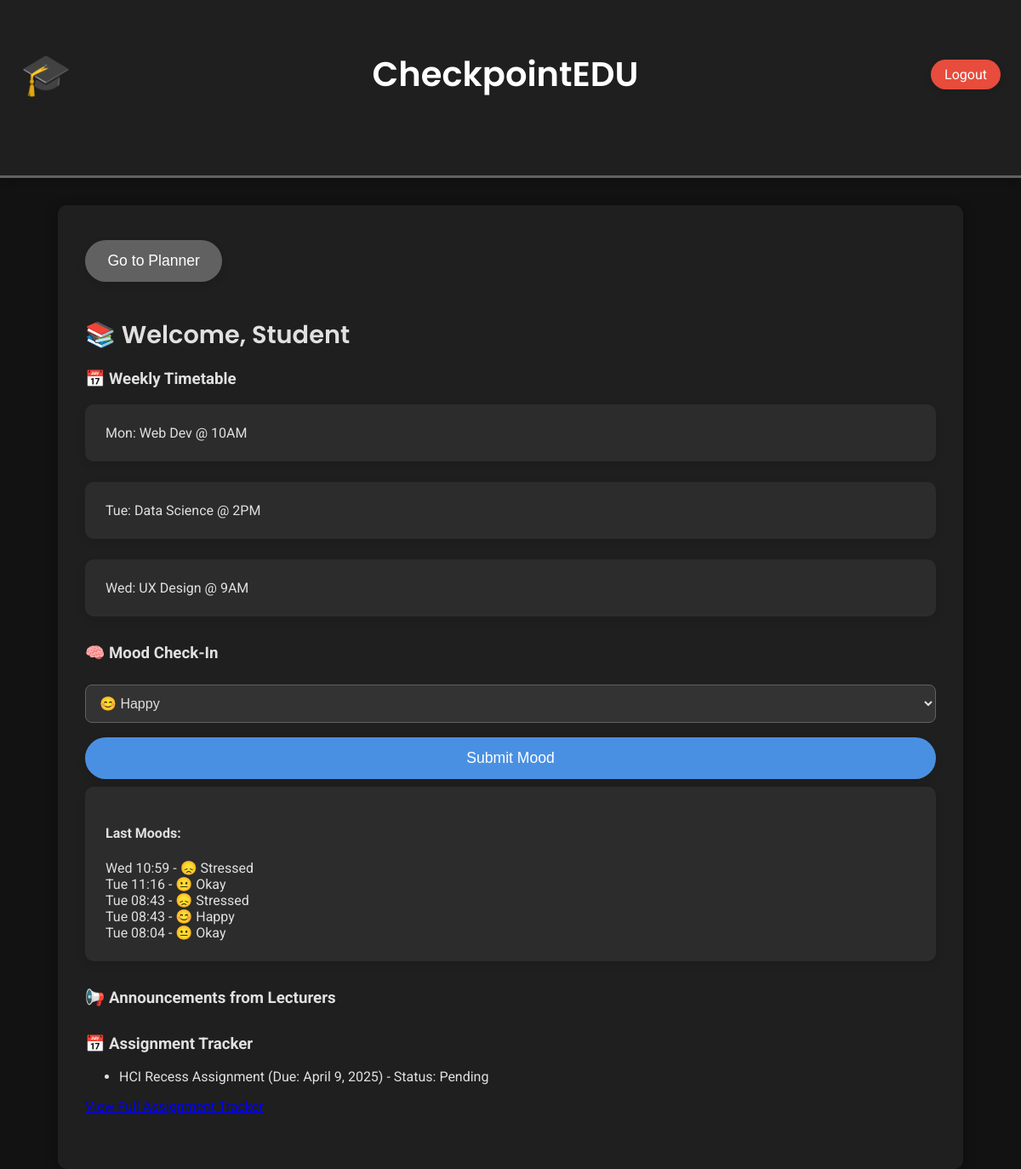
/student_dashboard/ (signed in), run on the app's committed database.
### statboost/models.py (models this page shows, shortened)
class Mood(models.Model):
    user = models.ForeignKey(User, on_delete=models.CASCADE)
    mood = models.CharField(max_length=100)
    date = models.DateTimeField(auto_now_add=True)

class Assignment(models.Model):
    user = models.ForeignKey(User, on_delete=models.CASCADE)
    title = models.CharField(max_length=200)
    description = models.TextField()
    due_date = models.DateField()
    completed = models.BooleanField(default=False)

### statboost/views.py (the view)
# urls.py: path('student_dashboard/', views.student_dashboard, name='student_dashboard'),
@login_required
def student_dashboard(request):
    assignments = Assignment.objects.filter(user=request.user)
    moods = Mood.objects.filter(user=request.user).order_by('-date')[:5]
    announcements = Announcement.objects.all().order_by('-date')[:5]  # Students see all announcements
    return render(request, 'student_dashboard.html', {
        'assignments': assignments,
        'moods': moods,
        'announcements': announcements
    })

### statboost/templates/student_dashboard.html (shortened to what this page needs)
{% extends 'base.html' %}
{% block content %}
<div class="header">
    <a href="{% url 'planner' %}">
        <button class="btn-go-planner">Go to Planner</button>
    </a>
</div>
<h2>📚 Welcome, Student</h2>
<div class="section">
    <h3>📅 Weekly Timetable</h3>
    <div class="card">Mon: Web Dev @ 10AM</div>
    <div class="card">Tue: Data Science @ 2PM</div>
    <div class="card">Wed: UX Design @ 9AM</div>
</div>
<div class="section">
    <h3>🧠 Mood Check-In</h3>
    <form method="POST" action="/submit-mood/">
        <select name="mood">
            <option>😊 Happy</option>
        </select>
        <button class="btn">Submit Mood</button>
    </form>
    <div class="card">
        <h4>Last Moods:</h4>
        {% for mood in moods %}
            {{ mood.date|date:"D H:i" }} - {{ mood.mood }}<br>
        {% endfor %}
    </div>
</div>
<div class="section">
    <h3>📢 Announcements from Lecturers</h3>
</div>
<div class="section">
    <h3>📅 Assignment Tracker</h3>
    <ul>
        {% for assignment in assignments %}
            <li>{{ assignment.title }} (Due: {{ assignment.due_date }}) - Status:
                {% if assignment.completed %}Completed{% else %}Pending{% endif %}
            </li>
        {% endfor %}
    </ul>
    <a href="/assignment-tracker/" class="link-btn">View Full Assignment Tracker</a>
</div>
{% endblock %}

### statboost/templates/base.html (shortened to what this page needs)
<!DOCTYPE html>
<html>
<head>
</head>
<body>
<nav>
    <div class="header">
        <span class="logo">🎓</span>
        <h1>CheckpointEDU</h1>
        {% if user.is_authenticated %}
        <a href="/logout/" class="logout-btn">Logout</a>
        {% endif %}
    </div>
</nav>
<div class="container">
    {% block content %}{% endblock %}
</div>
</body>
</html>

### statboost/templates/base.html (style rules this page uses)
body { font-family: 'Roboto', sans-serif; margin: 0; padding: 0; background-color: #121212; color: #E0E0E0; animation: fadeIn 0.8s ease-in-out; }
nav { background-color: #1F1F1F; color: white; padding: 1.5em; text-align: center; box-shadow: 0 4px 10px rgba(0,0,0,0.2); border-bottom: 3px solid #616161; }
h1 { font-family: 'Poppins', sans-serif; font-weight: 600; font-size: 2.5em; }
.logo { display: inline-block; font-size: 3em; margin-right: 10px; }
.container { padding: 2em; max-width: 1000px; margin: auto; background: #1F1F1F; border-radius: 10px; box-shadow: 0 4px 15px rgba(0,0,0,0.3); margin-top: 2em; animation: slideIn 0.8s ease; }
input, select, button, textarea { padding: 0.75em; margin: 0.5em 0; width: 100%; border-radius: 8px; border: 1px solid #616161; font-size: 1em; background-color: #333333; color: #E0E0E0; transition: all 0.3s ease-in-out; }
.btn, .btn-go-planner { background-color: #4A90E2; color: white; border: none; cursor: pointer; transition: background-color 0.3s ease, transform 0.3s ease; padding: 0.8em 1.5em; font-size: 1.1em; border-radius: 25px; box-shadow: 0 4px 10px rgba(0, 0, 0, 0.1); }
.btn-go-planner { background-color: #616161; color: white; }
.header { display: flex; justify-content: space-between; align-items: center; margin-bottom: 2em; }
.card { background: #2C2C2C; padding: 1.5em; border-radius: 10px; box-shadow: 0 4px 10px rgba(0, 0, 0, 0.1); margin-bottom: 1.5em; transition: all 0.3s ease; }
h2 { font-family: 'Poppins', sans-serif; font-weight: 600; font-size: 1.8em; color: #E0E0E0; margin-bottom: 0.5em; }
.section { margin-bottom: 2em; }
.logout-btn { background-color: #E74C3C; color: white; padding: 0.5em 1em; text-decoration: none; border-radius: 25px; box-shadow: 0 4px 10px rgba(0, 0, 0, 0.1); transition: background-color 0.3s ease, transform 0.3s ease; }

### data on the page
Mood: date "Wed 10:59", mood "😞 Stressed"
Mood: date "Tue 11:16", mood "😐 Okay"
Mood: date "Tue 08:43", mood "😞 Stressed"
Mood: date "Tue 08:43", mood "😊 Happy"
Mood: date "Tue 08:04", mood "😐 Okay"
Assignment: title "HCI Recess Assignment", due_date "April 9, 2025", completed "Pending"
